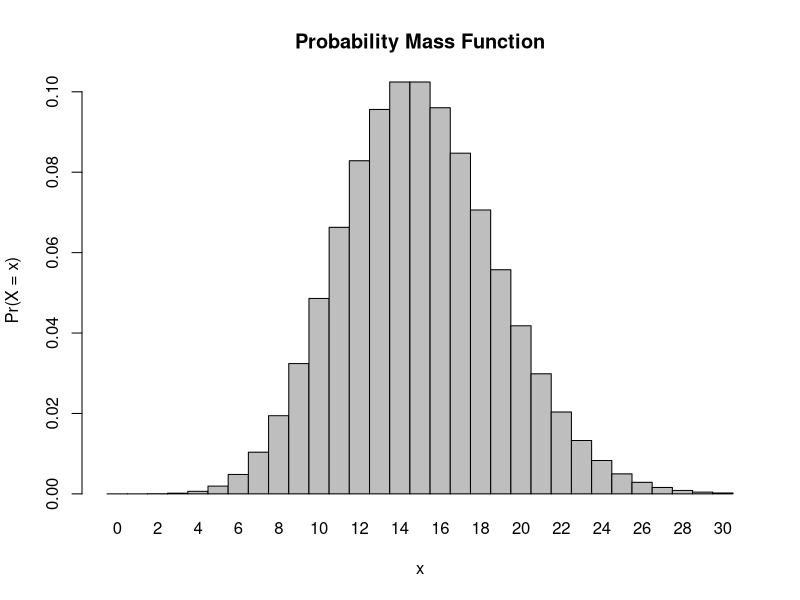
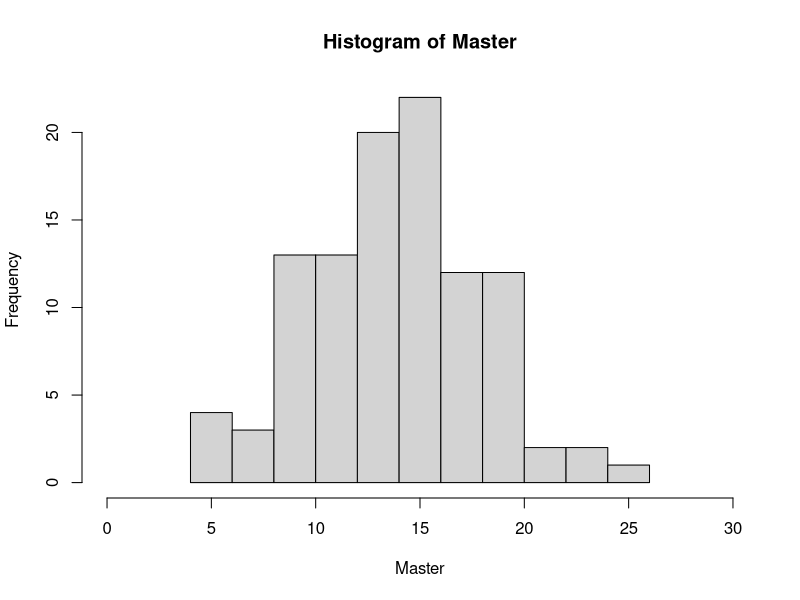

Here is the R script that generated these plots, in order:
## ---- chunk 1
 ### homework problem 1
### a) 
1-ppois(q = 8, lambda = 15)
### b)
dpois(x = 0, lambda = 15)
### c)
dpois(x = 3, lambda = 15)
### d)
x <- 0:30
l = 15
probset <- dpois(x = x, lambda = l)
barplot(probset, names.arg = x, space = 0, xlab = "x", ylab = "Pr(X = x)", main = "Probability Mass Function")
### e)
Master <- rpois(n = 104, 15)
### f)
hist(Master, xlim = c(0,30))
### the shape of the histogram is very similar to that of the Probability Mass Function, with only a slight skew to the left, not seen in the P. mass function plot, which is symmetrical ###

